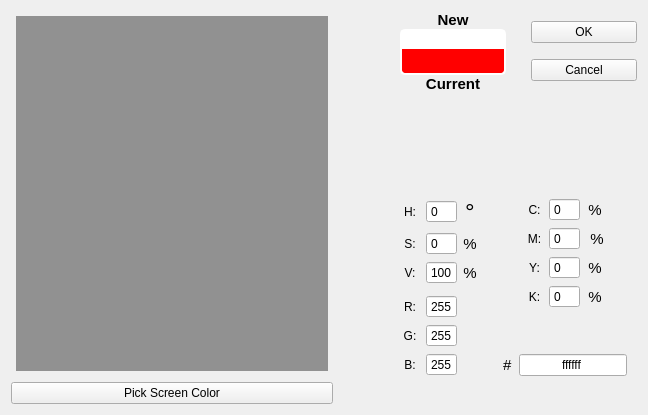
<?xml version="1.0" encoding="UTF-8"?>
<ui version="4.0">
 <class>ColorPickerDialog</class>
 <widget class="QDialog" name="ColorPickerDialog">
  <property name="geometry">
   <rect>
    <x>0</x>
    <y>0</y>
    <width>648</width>
    <height>415</height>
   </rect>
  </property>
  <property name="mouseTracking">
   <bool>true</bool>
  </property>
  <property name="focusPolicy">
   <enum>Qt::ClickFocus</enum>
  </property>
  <property name="windowTitle">
   <string>ColorPickerDialog</string>
  </property>
  <property name="styleSheet">
   <string notr="true"/>
  </property>
  <layout class="QGridLayout" name="gridLayout_3">
   <item row="0" column="5" rowspan="3">
    <layout class="QHBoxLayout" name="horizontalLayout_8">
     <property name="spacing">
      <number>25</number>
     </property>
     <property name="bottomMargin">
      <number>17</number>
     </property>
     <item>
      <layout class="QVBoxLayout" name="verticalLayout_3">
       <property name="spacing">
        <number>0</number>
       </property>
       <item>
        <widget class="QLabel" name="label_2">
         <property name="font">
          <font>
           <pointsize>11</pointsize>
           <bold>true</bold>
          </font>
         </property>
         <property name="text">
          <string>New</string>
         </property>
         <property name="alignment">
          <set>Qt::AlignCenter</set>
         </property>
        </widget>
       </item>
       <item>
        <widget class="QLabel" name="newColorLabel">
         <property name="sizePolicy">
          <sizepolicy hsizetype="Minimum" vsizetype="Preferred">
           <horstretch>0</horstretch>
           <verstretch>0</verstretch>
          </sizepolicy>
         </property>
         <property name="font">
          <font>
           <pointsize>12</pointsize>
           <bold>true</bold>
          </font>
         </property>
         <property name="styleSheet">
          <string notr="true">background-color: #ffffff;
color: rgb(255, 255, 255);
border: 2px solid white;
border-radius: 5px;
border-bottom: 0px;
border-bottom-right-radius: 0px;
border-bottom-left-radius: 0px;</string>
         </property>
         <property name="text">
          <string/>
         </property>
         <property name="alignment">
          <set>Qt::AlignCenter</set>
         </property>
        </widget>
       </item>
       <item>
        <widget class="QPushButton" name="currentColorLabel">
         <property name="minimumSize">
          <size>
           <width>0</width>
           <height>26</height>
          </size>
         </property>
         <property name="styleSheet">
          <string notr="true">color: rgb(255, 255, 255);
background-color: #ff0000;
border: 2px solid white;
border-radius: 5px;
border-top: 0px;
border-top-right-radius: 0px;
border-top-left-radius: 0px;</string>
         </property>
         <property name="text">
          <string/>
         </property>
         <property name="flat">
          <bool>true</bool>
         </property>
        </widget>
       </item>
       <item>
        <widget class="QLabel" name="label_14">
         <property name="font">
          <font>
           <pointsize>11</pointsize>
           <bold>true</bold>
          </font>
         </property>
         <property name="text">
          <string>Current</string>
         </property>
         <property name="alignment">
          <set>Qt::AlignCenter</set>
         </property>
        </widget>
       </item>
      </layout>
     </item>
     <item>
      <layout class="QVBoxLayout" name="verticalLayout_2">
       <property name="spacing">
        <number>6</number>
       </property>
       <item>
        <widget class="QPushButton" name="saveNewColorBtn">
         <property name="sizePolicy">
          <sizepolicy hsizetype="Preferred" vsizetype="Fixed">
           <horstretch>0</horstretch>
           <verstretch>0</verstretch>
          </sizepolicy>
         </property>
         <property name="styleSheet">
          <string notr="true"/>
         </property>
         <property name="text">
          <string>OK</string>
         </property>
        </widget>
       </item>
       <item>
        <widget class="QPushButton" name="cancelBtn">
         <property name="sizePolicy">
          <sizepolicy hsizetype="Preferred" vsizetype="Fixed">
           <horstretch>0</horstretch>
           <verstretch>0</verstretch>
          </sizepolicy>
         </property>
         <property name="styleSheet">
          <string notr="true"/>
         </property>
         <property name="text">
          <string>Cancel</string>
         </property>
        </widget>
       </item>
      </layout>
     </item>
    </layout>
   </item>
   <item row="4" column="5" rowspan="2">
    <layout class="QGridLayout" name="gridLayout">
     <item row="1" column="1">
      <spacer name="horizontalSpacer_3">
       <property name="orientation">
        <enum>Qt::Horizontal</enum>
       </property>
       <property name="sizeType">
        <enum>QSizePolicy::Minimum</enum>
       </property>
       <property name="sizeHint" stdset="0">
        <size>
         <width>10</width>
         <height>20</height>
        </size>
       </property>
      </spacer>
     </item>
     <item row="3" column="3">
      <spacer name="horizontalSpacer_4">
       <property name="orientation">
        <enum>Qt::Horizontal</enum>
       </property>
       <property name="sizeType">
        <enum>QSizePolicy::Minimum</enum>
       </property>
       <property name="sizeHint" stdset="0">
        <size>
         <width>10</width>
         <height>20</height>
        </size>
       </property>
      </spacer>
     </item>
     <item row="1" column="0" rowspan="5">
      <layout class="QGridLayout" name="gridLayout_4">
       <item row="2" column="1">
        <widget class="QSpinBox" name="vSpinBox">
         <property name="buttonSymbols">
          <enum>QAbstractSpinBox::NoButtons</enum>
         </property>
         <property name="maximum">
          <number>100</number>
         </property>
         <property name="value">
          <number>100</number>
         </property>
        </widget>
       </item>
       <item row="2" column="2">
        <widget class="QLabel" name="vPercentLabel">
         <property name="font">
          <font>
           <pointsize>11</pointsize>
          </font>
         </property>
         <property name="text">
          <string>%</string>
         </property>
         <property name="scaledContents">
          <bool>true</bool>
         </property>
         <property name="alignment">
          <set>Qt::AlignCenter</set>
         </property>
        </widget>
       </item>
       <item row="4" column="1">
        <widget class="QSpinBox" name="rSpinBox">
         <property name="buttonSymbols">
          <enum>QAbstractSpinBox::NoButtons</enum>
         </property>
         <property name="maximum">
          <number>255</number>
         </property>
         <property name="value">
          <number>255</number>
         </property>
        </widget>
       </item>
       <item row="0" column="1">
        <widget class="QSpinBox" name="hSpinBox">
         <property name="buttonSymbols">
          <enum>QAbstractSpinBox::NoButtons</enum>
         </property>
         <property name="maximum">
          <number>360</number>
         </property>
        </widget>
       </item>
       <item row="1" column="2">
        <widget class="QLabel" name="sPercentLabel">
         <property name="font">
          <font>
           <pointsize>11</pointsize>
          </font>
         </property>
         <property name="text">
          <string>%</string>
         </property>
         <property name="scaledContents">
          <bool>true</bool>
         </property>
         <property name="alignment">
          <set>Qt::AlignCenter</set>
         </property>
        </widget>
       </item>
       <item row="1" column="1">
        <widget class="QSpinBox" name="sSpinBox">
         <property name="buttonSymbols">
          <enum>QAbstractSpinBox::NoButtons</enum>
         </property>
         <property name="maximum">
          <number>100</number>
         </property>
        </widget>
       </item>
       <item row="5" column="1">
        <widget class="QSpinBox" name="gSpinBox">
         <property name="buttonSymbols">
          <enum>QAbstractSpinBox::NoButtons</enum>
         </property>
         <property name="maximum">
          <number>255</number>
         </property>
         <property name="value">
          <number>255</number>
         </property>
        </widget>
       </item>
       <item row="0" column="2">
        <widget class="QLabel" name="hPercentLabel">
         <property name="font">
          <font>
           <pointsize>18</pointsize>
          </font>
         </property>
         <property name="text">
          <string>°</string>
         </property>
         <property name="scaledContents">
          <bool>true</bool>
         </property>
         <property name="alignment">
          <set>Qt::AlignCenter</set>
         </property>
        </widget>
       </item>
       <item row="6" column="1">
        <widget class="QSpinBox" name="bSpinBox">
         <property name="buttonSymbols">
          <enum>QAbstractSpinBox::NoButtons</enum>
         </property>
         <property name="maximum">
          <number>255</number>
         </property>
         <property name="value">
          <number>255</number>
         </property>
        </widget>
       </item>
       <item row="3" column="0">
        <spacer name="verticalSpacer_2">
         <property name="orientation">
          <enum>Qt::Vertical</enum>
         </property>
         <property name="sizeType">
          <enum>QSizePolicy::Minimum</enum>
         </property>
         <property name="sizeHint" stdset="0">
          <size>
           <width>20</width>
           <height>5</height>
          </size>
         </property>
        </spacer>
       </item>
       <item row="0" column="0">
        <widget class="QLabel" name="label_3">
         <property name="text">
          <string>H:</string>
         </property>
         <property name="scaledContents">
          <bool>true</bool>
         </property>
         <property name="alignment">
          <set>Qt::AlignCenter</set>
         </property>
        </widget>
       </item>
       <item row="1" column="0">
        <widget class="QLabel" name="label_4">
         <property name="text">
          <string>S:</string>
         </property>
         <property name="alignment">
          <set>Qt::AlignCenter</set>
         </property>
        </widget>
       </item>
       <item row="2" column="0">
        <widget class="QLabel" name="label_5">
         <property name="text">
          <string>V:</string>
         </property>
         <property name="alignment">
          <set>Qt::AlignCenter</set>
         </property>
        </widget>
       </item>
       <item row="4" column="0">
        <widget class="QLabel" name="label_6">
         <property name="text">
          <string>R:</string>
         </property>
         <property name="alignment">
          <set>Qt::AlignCenter</set>
         </property>
        </widget>
       </item>
       <item row="5" column="0">
        <widget class="QLabel" name="label_7">
         <property name="text">
          <string>G:</string>
         </property>
         <property name="alignment">
          <set>Qt::AlignCenter</set>
         </property>
        </widget>
       </item>
       <item row="6" column="0">
        <widget class="QLabel" name="label_8">
         <property name="text">
          <string>B:</string>
         </property>
         <property name="alignment">
          <set>Qt::AlignCenter</set>
         </property>
        </widget>
       </item>
      </layout>
     </item>
     <item row="0" column="1">
      <spacer name="verticalSpacer">
       <property name="orientation">
        <enum>Qt::Vertical</enum>
       </property>
       <property name="sizeType">
        <enum>QSizePolicy::Expanding</enum>
       </property>
       <property name="sizeHint" stdset="0">
        <size>
         <width>20</width>
         <height>5</height>
        </size>
       </property>
      </spacer>
     </item>
     <item row="1" column="2" rowspan="5">
      <layout class="QGridLayout" name="gridLayout_2">
       <property name="sizeConstraint">
        <enum>QLayout::SetFixedSize</enum>
       </property>
       <property name="verticalSpacing">
        <number>6</number>
       </property>
       <item row="3" column="4">
        <widget class="QLabel" name="kPercentLabel">
         <property name="sizePolicy">
          <sizepolicy hsizetype="Minimum" vsizetype="Preferred">
           <horstretch>0</horstretch>
           <verstretch>0</verstretch>
          </sizepolicy>
         </property>
         <property name="font">
          <font>
           <pointsize>11</pointsize>
          </font>
         </property>
         <property name="text">
          <string>%</string>
         </property>
         <property name="scaledContents">
          <bool>true</bool>
         </property>
         <property name="alignment">
          <set>Qt::AlignCenter</set>
         </property>
        </widget>
       </item>
       <item row="2" column="4">
        <widget class="QLabel" name="yPercentLabel">
         <property name="sizePolicy">
          <sizepolicy hsizetype="Minimum" vsizetype="Preferred">
           <horstretch>0</horstretch>
           <verstretch>0</verstretch>
          </sizepolicy>
         </property>
         <property name="font">
          <font>
           <pointsize>11</pointsize>
          </font>
         </property>
         <property name="text">
          <string>%</string>
         </property>
         <property name="scaledContents">
          <bool>true</bool>
         </property>
         <property name="alignment">
          <set>Qt::AlignCenter</set>
         </property>
        </widget>
       </item>
       <item row="1" column="4">
        <widget class="QLabel" name="mPercentLabel">
         <property name="sizePolicy">
          <sizepolicy hsizetype="Preferred" vsizetype="Preferred">
           <horstretch>0</horstretch>
           <verstretch>0</verstretch>
          </sizepolicy>
         </property>
         <property name="font">
          <font>
           <pointsize>11</pointsize>
          </font>
         </property>
         <property name="text">
          <string> %</string>
         </property>
         <property name="scaledContents">
          <bool>true</bool>
         </property>
         <property name="alignment">
          <set>Qt::AlignCenter</set>
         </property>
        </widget>
       </item>
       <item row="0" column="4">
        <widget class="QLabel" name="cPercentLabel">
         <property name="sizePolicy">
          <sizepolicy hsizetype="Preferred" vsizetype="Preferred">
           <horstretch>0</horstretch>
           <verstretch>0</verstretch>
          </sizepolicy>
         </property>
         <property name="font">
          <font>
           <pointsize>11</pointsize>
          </font>
         </property>
         <property name="text">
          <string>%</string>
         </property>
         <property name="scaledContents">
          <bool>true</bool>
         </property>
         <property name="alignment">
          <set>Qt::AlignCenter</set>
         </property>
        </widget>
       </item>
       <item row="0" column="3">
        <widget class="QSpinBox" name="cSpinBox">
         <property name="sizePolicy">
          <sizepolicy hsizetype="Minimum" vsizetype="Fixed">
           <horstretch>0</horstretch>
           <verstretch>0</verstretch>
          </sizepolicy>
         </property>
         <property name="styleSheet">
          <string notr="true"/>
         </property>
         <property name="buttonSymbols">
          <enum>QAbstractSpinBox::NoButtons</enum>
         </property>
         <property name="maximum">
          <number>100</number>
         </property>
        </widget>
       </item>
       <item row="1" column="3">
        <widget class="QSpinBox" name="mSpinBox">
         <property name="sizePolicy">
          <sizepolicy hsizetype="Minimum" vsizetype="Fixed">
           <horstretch>0</horstretch>
           <verstretch>0</verstretch>
          </sizepolicy>
         </property>
         <property name="styleSheet">
          <string notr="true"/>
         </property>
         <property name="buttonSymbols">
          <enum>QAbstractSpinBox::NoButtons</enum>
         </property>
         <property name="maximum">
          <number>100</number>
         </property>
        </widget>
       </item>
       <item row="2" column="3">
        <widget class="QSpinBox" name="ySpinBox">
         <property name="sizePolicy">
          <sizepolicy hsizetype="Minimum" vsizetype="Fixed">
           <horstretch>0</horstretch>
           <verstretch>0</verstretch>
          </sizepolicy>
         </property>
         <property name="styleSheet">
          <string notr="true"/>
         </property>
         <property name="buttonSymbols">
          <enum>QAbstractSpinBox::NoButtons</enum>
         </property>
         <property name="maximum">
          <number>100</number>
         </property>
        </widget>
       </item>
       <item row="3" column="3">
        <widget class="QSpinBox" name="kSpinBox">
         <property name="sizePolicy">
          <sizepolicy hsizetype="Minimum" vsizetype="Fixed">
           <horstretch>0</horstretch>
           <verstretch>0</verstretch>
          </sizepolicy>
         </property>
         <property name="styleSheet">
          <string notr="true"/>
         </property>
         <property name="buttonSymbols">
          <enum>QAbstractSpinBox::NoButtons</enum>
         </property>
         <property name="maximum">
          <number>100</number>
         </property>
        </widget>
       </item>
       <item row="3" column="2">
        <widget class="QLabel" name="kLabel">
         <property name="sizePolicy">
          <sizepolicy hsizetype="Preferred" vsizetype="Preferred">
           <horstretch>0</horstretch>
           <verstretch>0</verstretch>
          </sizepolicy>
         </property>
         <property name="text">
          <string>K:</string>
         </property>
         <property name="scaledContents">
          <bool>true</bool>
         </property>
         <property name="alignment">
          <set>Qt::AlignCenter</set>
         </property>
        </widget>
       </item>
       <item row="2" column="2">
        <widget class="QLabel" name="yLabel">
         <property name="sizePolicy">
          <sizepolicy hsizetype="Preferred" vsizetype="Preferred">
           <horstretch>0</horstretch>
           <verstretch>0</verstretch>
          </sizepolicy>
         </property>
         <property name="text">
          <string>Y:</string>
         </property>
         <property name="scaledContents">
          <bool>true</bool>
         </property>
         <property name="alignment">
          <set>Qt::AlignCenter</set>
         </property>
        </widget>
       </item>
       <item row="1" column="2">
        <widget class="QLabel" name="mLabel">
         <property name="sizePolicy">
          <sizepolicy hsizetype="Minimum" vsizetype="Preferred">
           <horstretch>0</horstretch>
           <verstretch>0</verstretch>
          </sizepolicy>
         </property>
         <property name="text">
          <string>M:</string>
         </property>
         <property name="scaledContents">
          <bool>true</bool>
         </property>
         <property name="alignment">
          <set>Qt::AlignCenter</set>
         </property>
        </widget>
       </item>
       <item row="0" column="2">
        <widget class="QLabel" name="cLabel">
         <property name="sizePolicy">
          <sizepolicy hsizetype="Preferred" vsizetype="Preferred">
           <horstretch>0</horstretch>
           <verstretch>0</verstretch>
          </sizepolicy>
         </property>
         <property name="text">
          <string>C:</string>
         </property>
         <property name="scaledContents">
          <bool>true</bool>
         </property>
         <property name="alignment">
          <set>Qt::AlignCenter</set>
         </property>
        </widget>
       </item>
       <item row="5" column="1" colspan="5">
        <layout class="QHBoxLayout" name="horizontalLayout_4">
         <item>
          <widget class="QLabel" name="label">
           <property name="font">
            <font>
             <pointsize>11</pointsize>
            </font>
           </property>
           <property name="text">
            <string>#</string>
           </property>
          </widget>
         </item>
         <item>
          <widget class="QLineEdit" name="hexLineEdit">
           <property name="sizePolicy">
            <sizepolicy hsizetype="Preferred" vsizetype="Fixed">
             <horstretch>0</horstretch>
             <verstretch>0</verstretch>
            </sizepolicy>
           </property>
           <property name="inputMask">
            <string>HHHHHH</string>
           </property>
           <property name="text">
            <string>ffffff</string>
           </property>
           <property name="alignment">
            <set>Qt::AlignCenter</set>
           </property>
          </widget>
         </item>
        </layout>
       </item>
       <item row="4" column="3">
        <spacer name="verticalSpacer_4">
         <property name="orientation">
          <enum>Qt::Vertical</enum>
         </property>
         <property name="sizeType">
          <enum>QSizePolicy::MinimumExpanding</enum>
         </property>
         <property name="sizeHint" stdset="0">
          <size>
           <width>20</width>
           <height>40</height>
          </size>
         </property>
        </spacer>
       </item>
      </layout>
     </item>
    </layout>
   </item>
   <item row="6" column="0">
    <widget class="QPushButton" name="pickScreenColorBtn">
     <property name="sizePolicy">
      <sizepolicy hsizetype="Preferred" vsizetype="Fixed">
       <horstretch>0</horstretch>
       <verstretch>0</verstretch>
      </sizepolicy>
     </property>
     <property name="styleSheet">
      <string notr="true"/>
     </property>
     <property name="text">
      <string>Pick Screen Color</string>
     </property>
    </widget>
   </item>
   <item row="1" column="1" rowspan="4">
    <spacer name="horizontalSpacer_2">
     <property name="orientation">
      <enum>Qt::Horizontal</enum>
     </property>
     <property name="sizeType">
      <enum>QSizePolicy::Minimum</enum>
     </property>
     <property name="sizeHint" stdset="0">
      <size>
       <width>10</width>
       <height>20</height>
      </size>
     </property>
    </spacer>
   </item>
   <item row="0" column="0" rowspan="6">
    <widget class="Com::Vgvgs::NexusFramework::Essentials::Colorpicker::SVSelector" name="colorsShades" native="true">
     <property name="sizePolicy">
      <sizepolicy hsizetype="Expanding" vsizetype="Expanding">
       <horstretch>0</horstretch>
       <verstretch>0</verstretch>
      </sizepolicy>
     </property>
     <property name="styleSheet">
      <string notr="true">background-color: rgba(0, 0, 0, 100);
margin: 5px;</string>
     </property>
     <layout class="QVBoxLayout" name="verticalLayout">
      <property name="spacing">
       <number>0</number>
      </property>
      <property name="leftMargin">
       <number>0</number>
      </property>
      <property name="topMargin">
       <number>0</number>
      </property>
      <property name="rightMargin">
       <number>0</number>
      </property>
      <property name="bottomMargin">
       <number>0</number>
      </property>
     </layout>
    </widget>
   </item>
   <item row="3" column="5">
    <spacer name="verticalSpacer_3">
     <property name="orientation">
      <enum>Qt::Vertical</enum>
     </property>
     <property name="sizeHint" stdset="0">
      <size>
       <width>20</width>
       <height>40</height>
      </size>
     </property>
    </spacer>
   </item>
   <item row="4" column="4">
    <spacer name="horizontalSpacer">
     <property name="orientation">
      <enum>Qt::Horizontal</enum>
     </property>
     <property name="sizeType">
      <enum>QSizePolicy::Minimum</enum>
     </property>
     <property name="sizeHint" stdset="0">
      <size>
       <width>20</width>
       <height>20</height>
      </size>
     </property>
    </spacer>
   </item>
   <item row="0" column="2" rowspan="6">
     <widget class="Com::Vgvgs::NexusFramework::Essentials::Colorpicker::ColorSelector" name="colorSelector">
     <property name="styleSheet">
      <string notr="true">QSlider{ 
	background-color: qlineargradient(x1:0, y1:0, x2:0 y2:1, 
		stop:0 rgba(255,0,0,255), stop:0.166  rgba(255, 255,0,255), stop:0.333  rgba(0, 255,0,255), stop:0.5 rgba(0, 255, 255, 255), 
		stop:0.666 rgba(0, 0, 255, 255), stop:0.833  rgba(255,0, 255, 255), stop:1 rgba(255,0,0, 255));
	background-color: qlineargradient(x1:1, y1:1, x2:1 y2:0, 
		stop:0 rgba(255,0,0,255), stop:0.166  rgba(255, 255,0,255), stop:0.333  rgba(0, 255,0,255), stop:0.5 rgba(0, 255, 255, 255), 
		stop:0.666 rgba(0, 0, 255, 255), stop:0.833  rgba(255,0, 255, 255), stop:1 rgba(255,0,0, 255));
	
	margin: 5px;
}

QSlider::handle:vertical {
    height: 1px;
    background: transparent;
}

QSlider::groove:vertical {
    background: transparent;
}

QSlider::sub-page:vertical {
    background: transparent;
}</string>
     </property>
     <property name="maximum">
      <number>360</number>
     </property>
     <property name="orientation">
      <enum>Qt::Vertical</enum>
     </property>
     <property name="invertedAppearance">
      <bool>false</bool>
     </property>
     <property name="invertedControls">
      <bool>false</bool>
     </property>
    </widget>
   </item>
  </layout>
 </widget>
 <customwidgets>
  <customwidget>
   <class>Com::Vgvgs::NexusFramework::Essentials::Colorpicker::SVSelector</class>
   <extends>QWidget</extends>
   <header>SVSelector.h</header>
   <container>1</container>
  </customwidget>
  <customwidget>
   <class>Com::Vgvgs::NexusFramework::Essentials::Colorpicker::ColorSelector</class>
   <extends>QSlider</extends>
   <header>ColorSelector.h</header>
  </customwidget>
 </customwidgets>
 <resources/>
 <connections/>
</ui>
